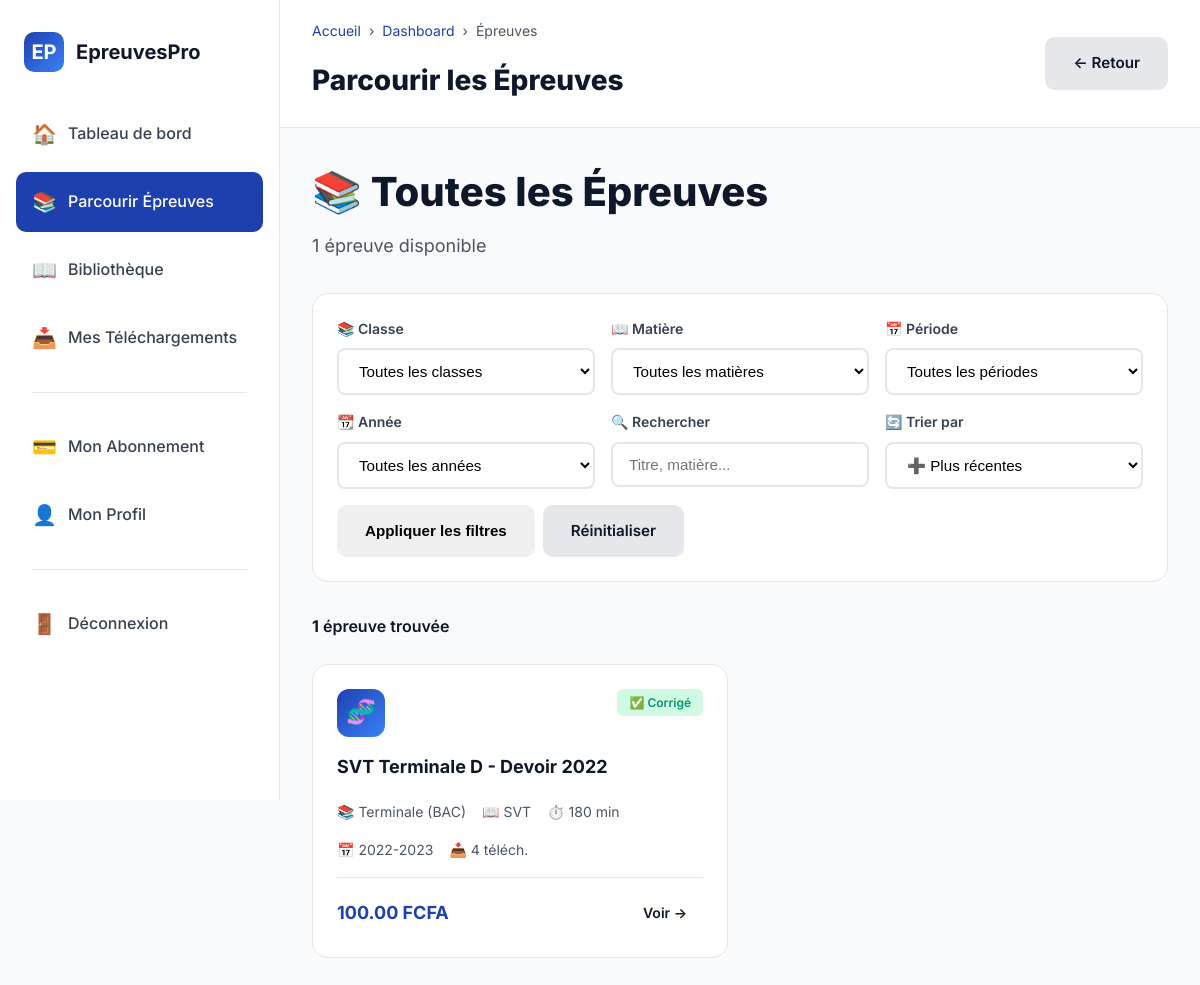
/dashboard/parcourir-epreuves/ (signed in), run on the app's committed database.
### epreuves/models.py (models this page shows, shortened)
class Epreuve(models.Model):
    titre = models.CharField(max_length=200)
    slug = models.SlugField(unique=True)
    classe = models.ForeignKey(Classe, on_delete=models.CASCADE, related_name='epreuves')
    matiere = models.ForeignKey(Matiere, on_delete=models.CASCADE, related_name='epreuves')
    categorie = models.ForeignKey(CategorieEpreuve, on_delete=models.SET_NULL, null=True)
    annee_scolaire = models.CharField(max_length=9, help_text="Ex: 2024-2025")
    fichier = models.FileField(
        upload_to='epreuves/%Y/%m/',
        validators=[FileExtensionValidator(allowed_extensions=['pdf'])]
    )
    duree = models.IntegerField(help_text="Durée en minutes", null=True, blank=True)
    coefficient = models.DecimalField(max_digits=3, decimal_places=1, null=True, blank=True)
    nombre_pages = models.IntegerField(default=1)
    prix_unitaire = models.DecimalField(
        max_digits=10,
        decimal_places=2,
        default=25,
        help_text="Prix de l'épreuve seule (par défaut 25 FCFA)"
    )
    est_gratuit = models.BooleanField(default=False, help_text="Accessible sans payer ni s'abonner")
    disponible_achat_unitaire = models.BooleanField(default=True, help_text="Peut être acheté à l'unité")
    disponible_abonnement = models.BooleanField(default=True, help_text="Accessible via abonnement")
    nombre_telechargements = models.IntegerField(default=0)
    nombre_achats = models.IntegerField(default=0)
    date_ajout = models.DateTimeField(auto_now_add=True)
    date_modification = models.DateTimeField(auto_now=True)
    class Meta:
        ordering = ['-date_ajout']
        verbose_name = 'Épreuve'
        verbose_name_plural = 'Épreuves'
    def a_corrige(self):
        return hasattr(self, 'corrige')

class Matiere(models.Model):
    nom = models.CharField(max_length=100)
    slug = models.SlugField(unique=True)
    classes = models.ManyToManyField(Classe, related_name='matieres')
    icone = models.CharField(max_length=10, default='📖')
    couleur = models.CharField(max_length=7, default='#4F46E5')
    class Meta:
        ordering = ['nom']

class Classe(models.Model):
    NIVEAUX = [
        ('6eme', '6ème'),
        ('5eme', '5ème'),
        ('4eme', '4ème'),
        ('3eme', '3ème (BEPC)'),
        ('2nde', 'Seconde'),
        ('1ere', 'Première'),
        ('terminale', 'Terminale (BAC)'),
    ]
    nom = models.CharField(max_length=50, choices=NIVEAUX, unique=True)
    niveau_ordre = models.IntegerField(default=0)
    cycle = models.CharField(max_length=20, choices=[
        ('college', 'Collège'),
        ('lycee', 'Lycée')
    ])
    description = models.TextField(blank=True)
    icone = models.CharField(max_length=10, default='📚')
    class Meta:
        ordering = ['niveau_ordre']
        verbose_name = 'Classe'
        verbose_name_plural = 'Classes'

### dashboard/views.py (the view)
# urls.py: path('parcourir-epreuves/', views.parcourir_epreuves, name='parcourir_epreuves'),
@login_required
def parcourir_epreuves(request):
    epreuves = Epreuve.objects.all().select_related('classe', 'matiere', 'categorie')
    classe_slug = request.GET.get('classe')
    matiere_slug = request.GET.get('matiere')
    categorie_nom = request.GET.get('categorie')
    annee = request.GET.get('annee')
    search = request.GET.get('search')
    if classe_slug:
        epreuves = epreuves.filter(classe__nom=classe_slug)
    if matiere_slug:
        epreuves = epreuves.filter(matiere__slug=matiere_slug)
    if categorie_nom:
        epreuves = epreuves.filter(categorie__nom=categorie_nom)
    if annee:
        epreuves = epreuves.filter(annee_scolaire__contains=annee)
    if search:
        epreuves = epreuves.filter(
            Q(titre__icontains=search) |
            Q(matiere__nom__icontains=search) |
            Q(classe__nom__icontains=search)
        )
    ordre = request.GET.get('ordre', '-date_ajout')
    epreuves = epreuves.order_by(ordre)
    total_epreuves = epreuves.count()
    paginator = Paginator(epreuves, 20)
    page = request.GET.get('page', 1)
    epreuves_page = paginator.get_page(page)
    classes = Classe.objects.all()
    matieres = Matiere.objects.all()
    categories = CategorieEpreuve.TYPES
    annees = Epreuve.objects.values_list('annee_scolaire', flat=True).distinct().order_by('-annee_scolaire')
    context = {
        'epreuves': epreuves_page,
        'classes': classes,
        'matieres': matieres,
        'categories': categories,
        'annees': annees,
        'total_epreuves': total_epreuves,
        'classe_selectionnee': classe_slug,
        'matiere_selectionnee': matiere_slug,
        'categorie_selectionnee': categorie_nom,
        'annee_selectionnee': annee,
        'search': search,
        'ordre': ordre,
    }
    return render(request, 'dashboard/parcourir_epreuves.html', context)

### dashboard/templates/dashboard/parcourir_epreuves.html (shortened to what this page needs)
{% load static %}
<!DOCTYPE html>
<html lang="fr">
<head>
    <link rel="stylesheet" href="{% static 'css/dashboard.css' %}">
</head>
<body>
    <aside class="sidebar" id="sidebar">
        <a href="{% url 'core:accueil' %}" class="sidebar-logo">
            <div class="logo-icon">EP</div>
            <span class="logo-text">EpreuvesPro</span>
        </a>
        <ul class="sidebar-menu">
            <li class="menu-item">
                <a href="{% url 'dashboard:dashboard' %}" class="menu-link">
                    <span class="menu-icon">🏠</span>
                    <span>Tableau de bord</span>
                </a>
            </li>
            <li class="menu-item">
                <a href="{% url 'dashboard:parcourir_epreuves' %}" class="menu-link active">
                    <span class="menu-icon">📚</span>
                    <span>Parcourir Épreuves</span>
                </a>
            </li>
            <li class="menu-item">
                <a href="{% url 'dashboard:bibliotheque' %}" class="menu-link">
                    <span class="menu-icon">📖</span>
                    <span>Bibliothèque</span>
                </a>
            </li>
            <li class="menu-item">
                <a href="{% url 'dashboard:mes_telechargements' %}" class="menu-link">
                    <span class="menu-icon">📥</span>
                    <span>Mes Téléchargements</span>
                </a>
            </li>
            <div class="menu-divider"></div>
            <li class="menu-item">
                <a href="{% url 'dashboard:mon_abonnement' %}" class="menu-link">
                    <span class="menu-icon">💳</span>
                    <span>Mon Abonnement</span>
                </a>
            </li>
            <li class="menu-item">
                <a href="#" class="menu-link">
                    <span class="menu-icon">👤</span>
                    <span>Mon Profil</span>
                </a>
            </li>
            <div class="menu-divider"></div>
            <li class="menu-item">
                <a href="{% url 'accounts:logout' %}" class="menu-link">
                    <span class="menu-icon">🚪</span>
                    <span>Déconnexion</span>
                </a>
            </li>
        </ul>
    </aside>
    <div class="main-content">
        <header class="header">
            <div class="header-left">
                <div>
                    <div class="breadcrumb">
                        <a href="{% url 'core:accueil' %}">Accueil</a>
                        <span>›</span>
                        <a href="{% url 'dashboard:dashboard' %}">Dashboard</a>
                        <span>›</span>
                        <span>Épreuves</span>
                    </div>
                    <h1>Parcourir les Épreuves</h1>
                </div>
            </div>
            <div class="header-right">
                <a href="{% url 'dashboard:dashboard' %}" class="btn" style="background: var(--gray-200); color: var(--dark);">← Retour</a>
            </div>
        </header>
        <div class="content">
            <div class="page-header">
                <h1>📚 Toutes les Épreuves</h1>
                <p>{{ total_epreuves }} épreuve{{ total_epreuves|pluralize }} disponible{{ total_epreuves|pluralize }}</p>
            </div>
            <div class="filters-section">
                <form method="get" id="filterForm">
                    <div class="filters-grid">
                        <div class="filter-group">
                            <label class="filter-label">📚 Classe</label>
                            <select name="classe" class="filter-select" onchange="this.form.submit()">
                                <option value="">Toutes les classes</option>
                            </select>
                        </div>
                        <div class="filter-group">
                            <label class="filter-label">📖 Matière</label>
                            <select name="matiere" class="filter-select" onchange="this.form.submit()">
                                <option value="">Toutes les matières</option>
                            </select>
                        </div>
                        <div class="filter-group">
                            <label class="filter-label">📅 Période</label>
                            <select name="categorie" class="filter-select" onchange="this.form.submit()">
                                <option value="">Toutes les périodes</option>
                            </select>
                        </div>
                        <div class="filter-group">
                            <label class="filter-label">📆 Année</label>
                            <select name="annee" class="filter-select" onchange="this.form.submit()">
                                <option value="">Toutes les années</option>
                            </select>
                        </div>
                        <div class="filter-group">
                            <label class="filter-label">🔍 Rechercher</label>
                            <input type="text" name="search" class="search-input"
                                   placeholder="Titre, matière..."
                                   value="{{ search|default:'' }}">
                        </div>
                        <div class="filter-group">
                            <label class="filter-label">🔄 Trier par</label>
                            <select name="ordre" class="filter-select" onchange="this.form.submit()">
                                <option value="-date_ajout" {% if ordre == '-date_ajout' %}selected{% endif %}>➕ Plus récentes</option>
                            </select>
                        </div>
                    </div>
                    <div class="filter-actions">
                        <button type="submit" class="btn btn-primary">Appliquer les filtres</button>
                        <a href="{% url 'dashboard:parcourir_epreuves' %}" class="btn" style="background: var(--gray-200); color: var(--dark);">Réinitialiser</a>
                    </div>
                </form>
            </div>
            <div class="stats-bar">
                <div class="results-count">
                    <strong>{{ total_epreuves }}</strong> épreuve{{ total_epreuves|pluralize }} trouvée{{ total_epreuves|pluralize }}
                </div>
            </div>
            <div class="epreuves-grid">
                {% for epreuve in epreuves %}
                <a href="{% url 'epreuves:detail' epreuve.slug %}" class="epreuve-card">
                    <div class="epreuve-header">
                        <div class="epreuve-icon">{{ epreuve.matiere.icone|default:"📚" }}</div>
                        <div class="epreuve-badges">
                            {% if epreuve.a_corrige %}
                            <span class="badge badge-corrige">✅ Corrigé</span>
                            {% endif %}
                        </div>
                    </div>
                    <h3 class="epreuve-title">{{ epreuve.titre }}</h3>
                    <div class="epreuve-meta">
                        <span class="meta-item">📚 {{ epreuve.classe.get_nom_display }}</span>
                        <span class="meta-item">📖 {{ epreuve.matiere.nom }}</span>
                        {% if epreuve.duree %}
                        <span class="meta-item">⏱️ {{ epreuve.duree }} min</span>
                        {% endif %}
                    </div>
                    <div class="epreuve-meta">
                        <span class="meta-item">📅 {{ epreuve.annee_scolaire }}</span>
                        <span class="meta-item">📥 {{ epreuve.nombre_telechargements }} téléch.</span>
                    </div>
                    <div class="epreuve-footer">
                        <div class="epreuve-price {% if epreuve.est_gratuit %}price-free{% endif %}">
                            {% if epreuve.est_gratuit %}
                            Gratuit
                            {% else %}
                            {{ epreuve.prix_unitaire }} FCFA
                            {% endif %}
                        </div>
                        <span class="btn btn-primary btn-sm">Voir →</span>
                    </div>
                </a>
                {% endfor %}
            </div>
        </div>
    </div>
</body>
</html>

### static/css/dashboard.css (style rules this page uses)
* { margin: 0; padding: 0; box-sizing: border-box; }
:root { --primary: #1e40af; --primary-light: #3b82f6; --primary-dark: #1e3a8a; --secondary: #059669; --accent: #d97706; --dark: #0f172a; --dark-light: #1e293b; --light: #f8fafc; --white: #FFFFFF; --gray-50: #f9fafb; --gray-100: #f3f4f6; --gray-200: #e5e7eb; --gray-300: #d1d5db; --gray-400: #9ca3af; --gray-500: #6b7280; --gray-600: #4b5563; --gray-700: #374151; --success: #059669; --warning: #f59e0b; --danger: #dc2626; }
body { font-family: 'Inter', -apple-system, BlinkMacSystemFont, 'Segoe UI', sans-serif; background: var(--gray-50); color: var(--dark); line-height: 1.6; }
.sidebar { position: fixed; left: 0; top: 0; width: 280px; height: 100vh; background: var(--white); border-right: 1px solid var(--gray-200); padding: 2rem 0; overflow-y: auto; z-index: 100; transition: transform 0.3s; }
.sidebar-logo { display: flex; align-items: center; gap: 0.75rem; padding: 0 1.5rem; margin-bottom: 2rem; text-decoration: none; }
.logo-icon { width: 40px; height: 40px; background: linear-gradient(135deg, var(--primary), var(--primary-light)); border-radius: 10px; display: flex; align-items: center; justify-content: center; color: var(--white); font-weight: 700; font-size: 1.25rem; }
.logo-text { font-size: 1.25rem; font-weight: 700; color: var(--dark); }
.sidebar-menu { list-style: none; padding: 0 1rem; }
.menu-item { margin-bottom: 0.5rem; }
.menu-link { display: flex; align-items: center; gap: 0.75rem; padding: 0.875rem 1rem; color: var(--gray-700); text-decoration: none; border-radius: 10px; font-weight: 500; transition: all 0.3s; }
.menu-link:hover, .menu-link.active { background: var(--primary); color: var(--white); }
.menu-icon { font-size: 1.25rem; width: 24px; text-align: center; }
.menu-divider { margin: 1.5rem 1rem; border-top: 1px solid var(--gray-200); }
.main-content { margin-left: 280px; min-height: 100vh; }
.header { background: var(--white); border-bottom: 1px solid var(--gray-200); padding: 1.25rem 2rem; display: flex; justify-content: space-between; align-items: center; position: sticky; top: 0; z-index: 50; }
.header-left h1 { font-size: 1.75rem; font-weight: 800; color: var(--dark); margin-bottom: 0.25rem; }
.header-right { display: flex; align-items: center; gap: 1rem; }
.content { padding: 2rem; }
.btn { padding: 0.875rem 1.75rem; border: none; border-radius: 10px; font-weight: 600; font-size: 0.95rem; cursor: pointer; transition: all 0.3s; text-decoration: none; display: inline-block; }

### data on the page
Epreuve: matiere.icone "🧬", shows "✅ Corrigé", titre "SVT Terminale D - Devoir 2022", classe.nom "Terminale (BAC)", matiere.nom "SVT", duree "180", annee_scolaire "2022-2023", nombre_telechargements "4", prix_unitaire "100.00"

### other printed values
{{ total_epreuves }} "1"
